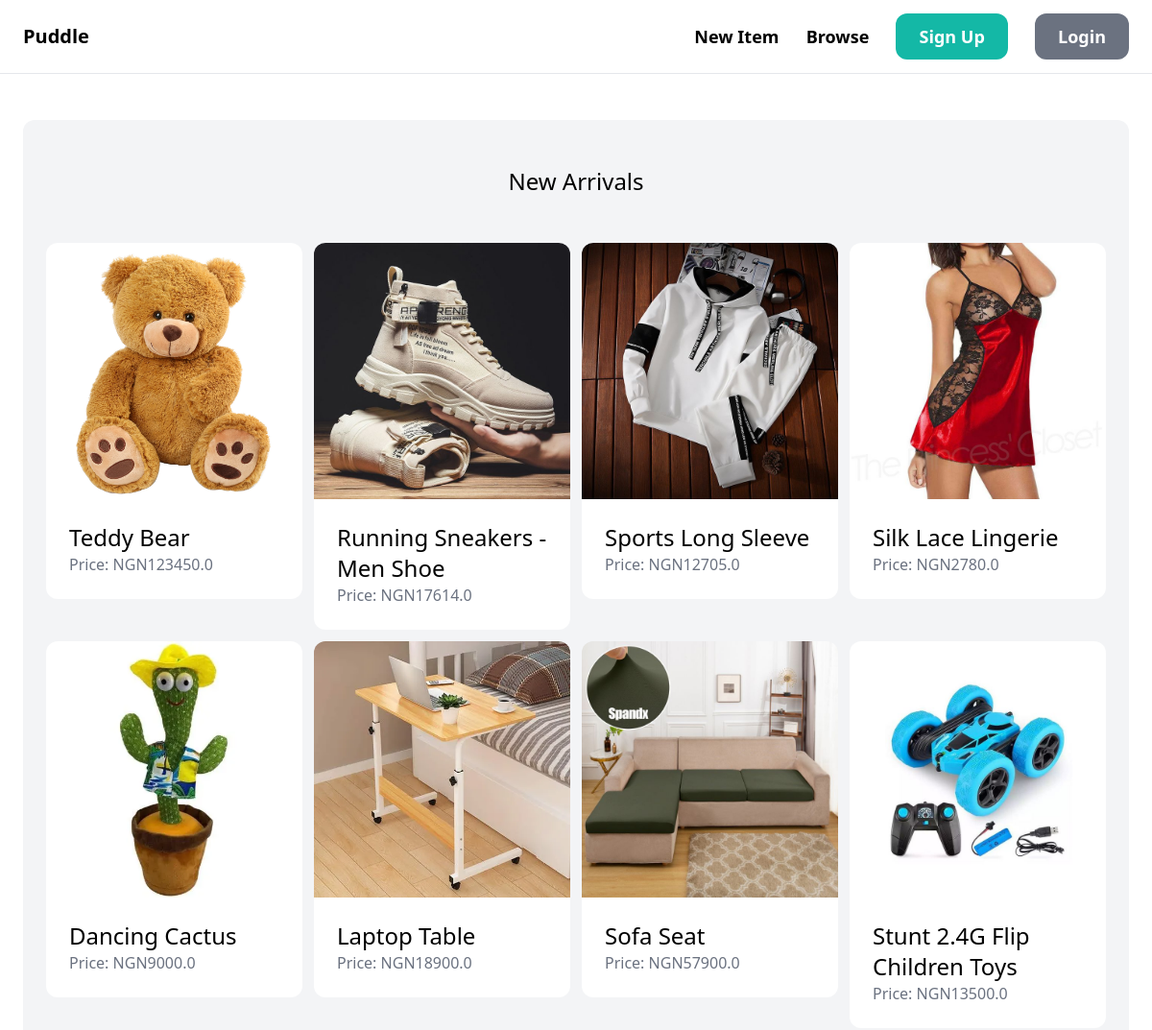
The app's page / (upper part), older data.
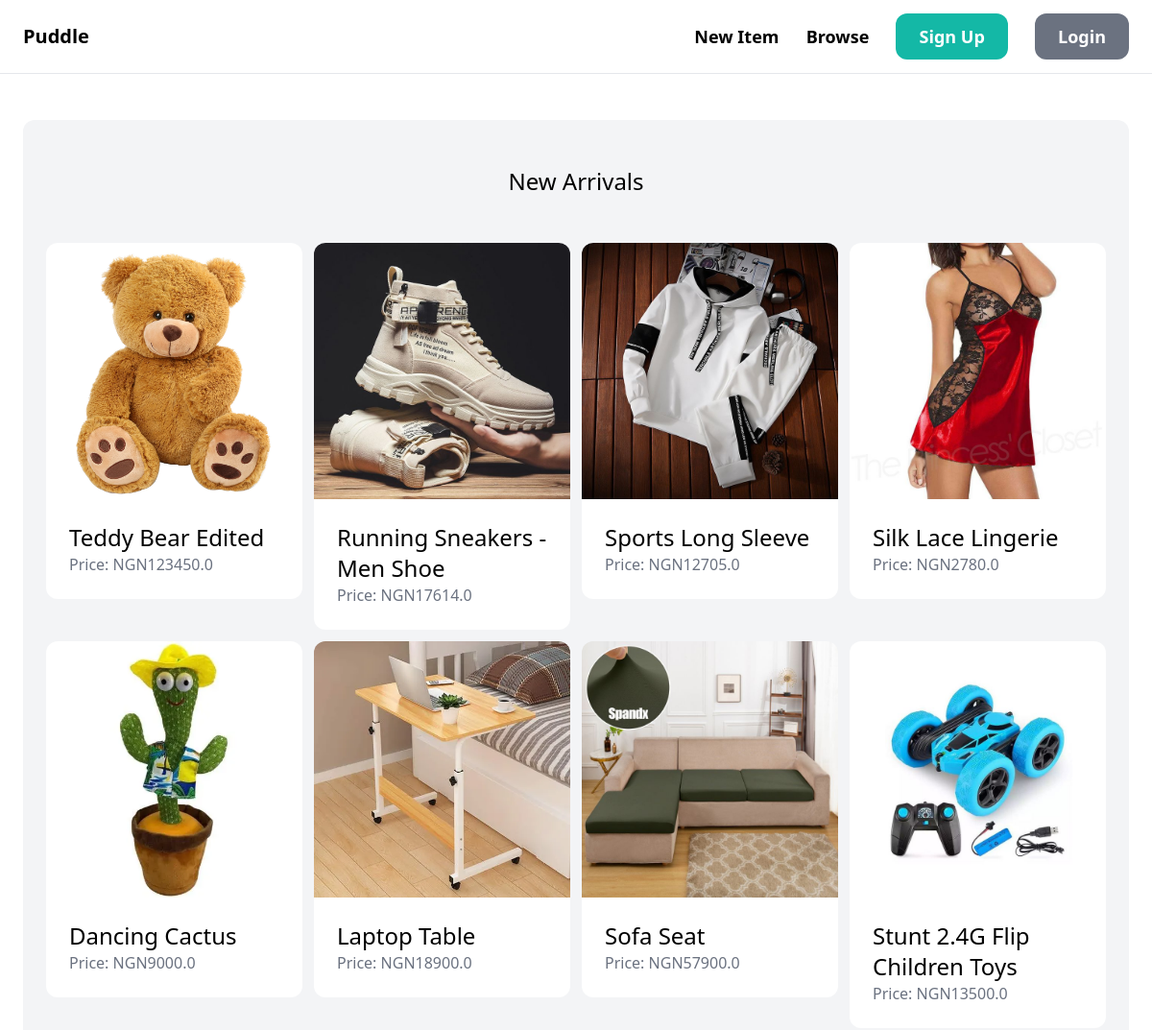
The same page, newer data.
### item/models.py (models this page shows, shortened)
class Item(models.Model):
    category = models.ForeignKey(Category, related_name='items', on_delete=models.CASCADE)
    name = models.CharField(max_length=255)
    description = models.TextField(blank=True, null=True)
    price = models.FloatField()
    image = models.ImageField(upload_to='item_images', blank=True, null=True)
    is_sold = models.BooleanField(default=False)
    created_by = models.ForeignKey(User, related_name='items', on_delete=models.CASCADE)
    created_at = models.DateTimeField(auto_now_add=True)

### core/views.py (the view)
# urls.py: path('', views.index, name='index'),
def index(request):
    items = Item.objects.filter(is_sold=False)[0:16]
    categories = Category.objects.all()
    return render(request, 'core/index.html', {
        'categories': categories,
        'items': items,
    })

### core/templates/core/index.html (shortened to what this page needs)
{% extends 'core/base.html' %}
{% block content %}
    <div class="mt-6 px-6 py-12 bg-gray-100 rounded-xl">
        <h2 class="mb-12 text-2xl text-center">New Arrivals</h2>
        <div class="grid grid-cols-4 gap-3">
            {% for item in items %}
                <div>
                    <a href="{% url 'item:detail' item.id %}">
                        <div>
                            <img src="{{ item.image.url }}" class="rounded-t-xl" alt="Item Image">
                        </div>
                        <div class="p-6 bg-white rounded-b-xl">
                            <h2 class="text-2xl">{{ item.name }}</h2>
                            <p class="text-gray-500">Price: NGN{{ item.price }}</p>
                        </div>
                    </a>
                </div>
            {% endfor %}
        </div>
    </div>
{% endblock %}

Row changes from the older to the newer data that the page shows:
changed Item: name "Teddy Bear" → "Teddy Bear Edited"
